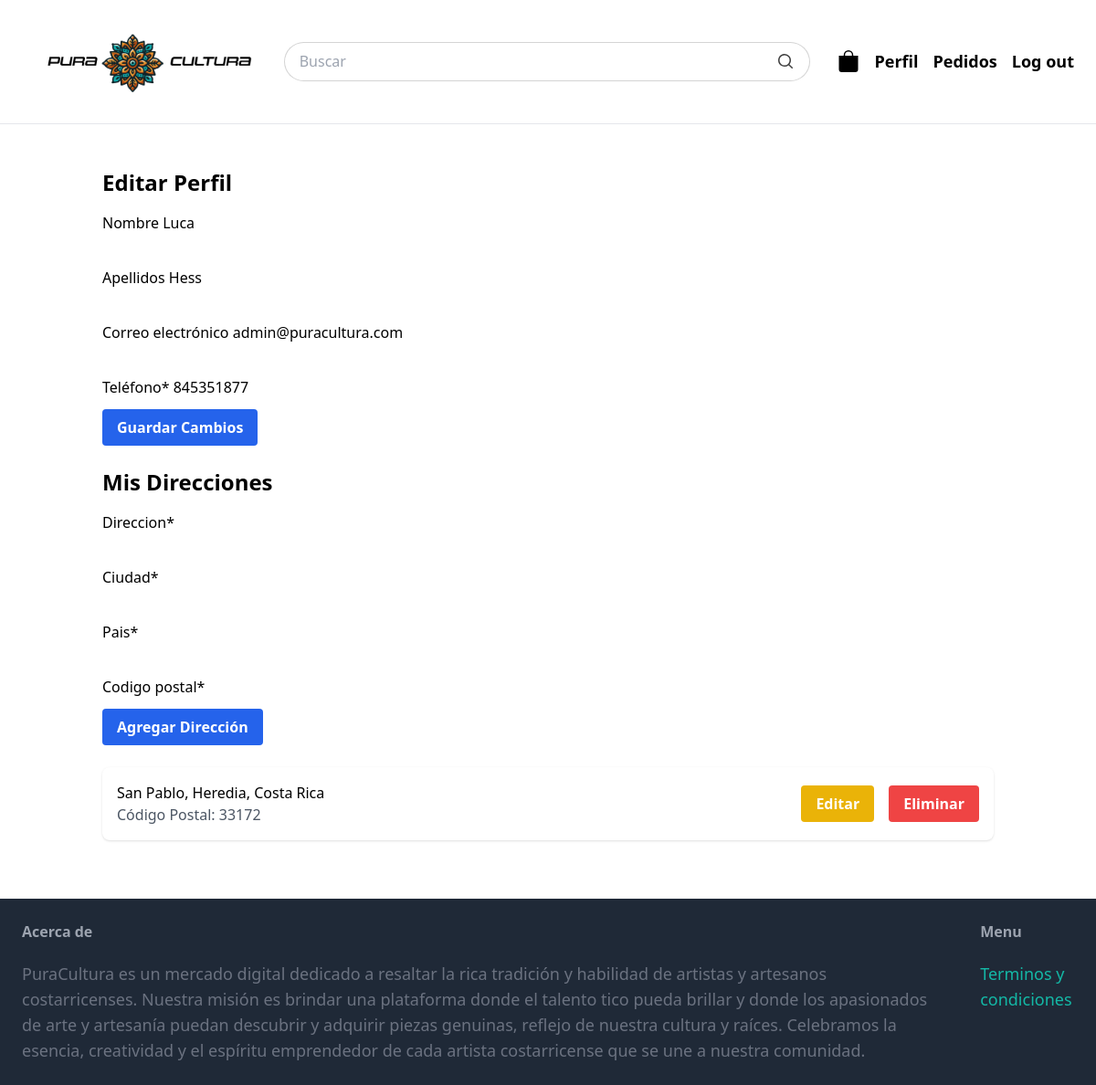
The page /userprofile/perfil/ (signed in) on the database as committed earlier.
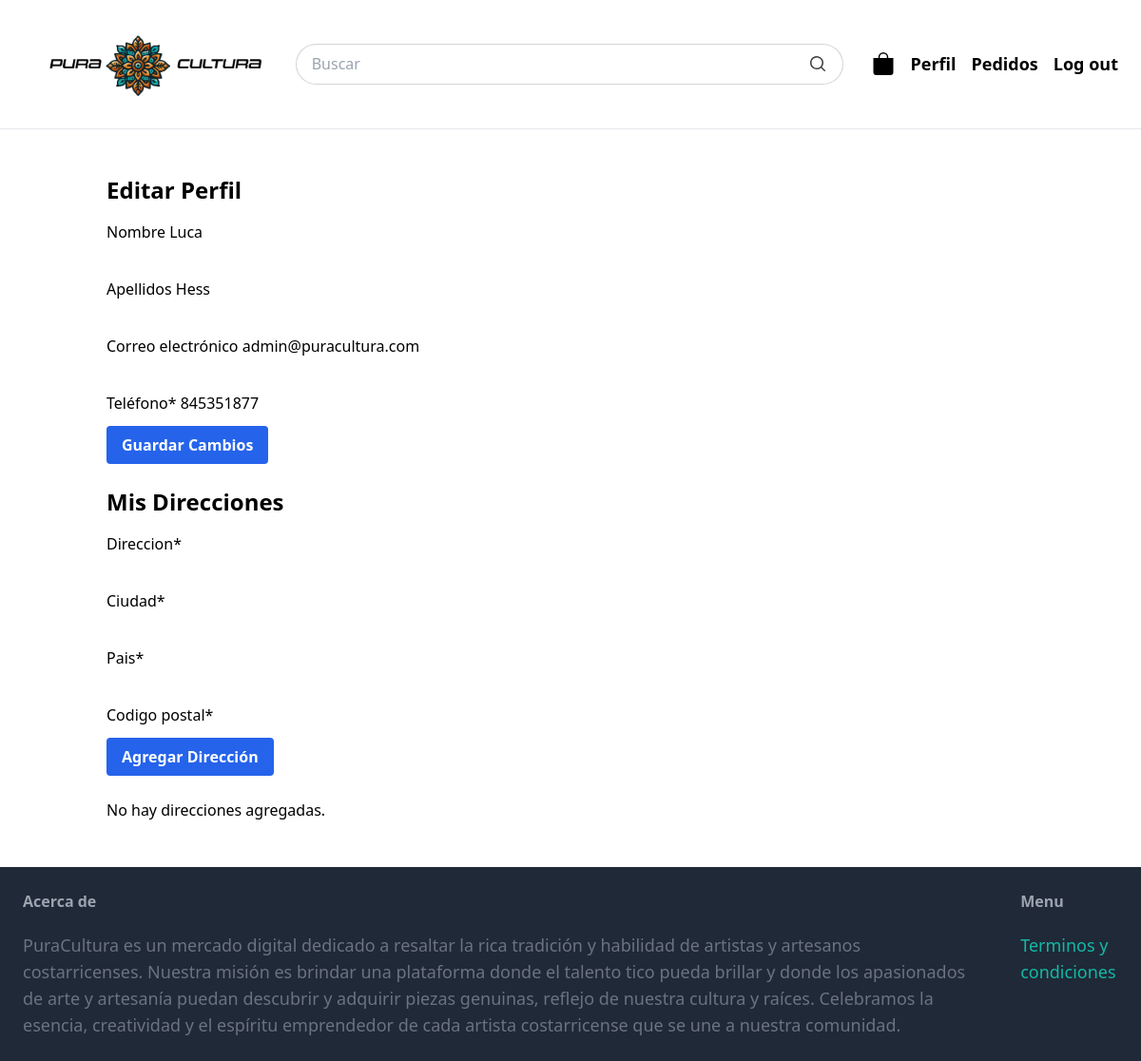
The same page on the database as committed later.
### userprofile/models.py (models this page shows, shortened)
class Direccion(models.Model):
    usuario = models.ForeignKey(Usuario, related_name='direcciones', on_delete=models.CASCADE)  # Relación de clave foránea con el modelo Usuario
    direccion = models.CharField(max_length=255)  # Campo de texto para la dirección
    ciudad = models.CharField(max_length=100)  # Campo de texto para la ciudad
    pais = models.CharField(max_length=100)  # Campo de texto para el país
    codigo_postal = models.CharField(max_length=20)  # Campo de texto para el código postal

### userprofile/views.py (the view)
# urls.py: path('perfil/', views.perfil, name='perfil'),
@login_required
def perfil(request):
    if request.method == 'POST':
        user_form = UsuarioForm(request.POST, instance=request.user)
        if user_form.is_valid():
            user_form.save()
            return redirect('userprofile:perfil')
    else:
        user_form = UsuarioForm(instance=request.user)
    direcciones = Direccion.objects.filter(usuario=request.user)
    direccion_form = DireccionForm()
    return render(request, 'userprofile/perfil.html', {
        'user_form': user_form,
        'direccion_form': direccion_form,
        'direcciones': direcciones
    })

### userprofile/forms.py
class UsuarioForm(forms.ModelForm):
    def __init__(self, *args, **kwargs):
        super().__init__(*args, **kwargs)
        vendedor = self.instance.vendedor if self.instance else False
        if not vendedor:
            del self.fields['biografia']
    class Meta:
        model = Usuario
        fields = ['first_name', 'last_name', 'email', 'biografia', 'telefono']
        labels = {
            'first_name': 'Nombre',
            'last_name': 'Apellidos',
            'email': 'Correo electrónico',
            'biografia': 'Biografía',
            'telefono': 'Teléfono',
        }

class DireccionForm(forms.ModelForm):
    class Meta:
        model = Direccion
        fields = ['direccion', 'ciudad', 'pais', 'codigo_postal']

### item/cart.py (called while the page is built)
    def __len__(self):
        return sum(item['quantity'] for item in self.cart.values())

### item/context_processors.py (called while the page is built)
def cart_item_count(request):
    return {'cart_item_count': len(Cart(request))}

### userprofile/templates/userprofile/perfil.html (shortened to what this page needs)
{% extends 'core/base.html' %}
{% load crispy_forms_tags %}
{% block content %}
<div class="container mx-auto p-6">
    <h2 class="text-2xl font-bold mb-4">Editar Perfil</h2>
    <form method="post" class="mb-6">
        <div class="grid grid-cols-1 gap-6">
            {{ user_form.first_name|as_crispy_field }}
            {{ user_form.last_name|as_crispy_field }}
            {{ user_form.email|as_crispy_field }}
            {{ user_form.telefono|as_crispy_field }}
        </div>
        <button type="submit" class="bg-blue-600 hover:bg-blue-700 text-white font-bold py-2 px-4 rounded">Guardar Cambios</button>
    </form>
 {%if not request.user.vendedor %}
    <h2 class="text-2xl font-bold mb-4">Mis Direcciones</h2>
    <form method="post" action="{% url 'userprofile:agregar_direccion' %}" class="mb-6">
        <div class="grid grid-cols-1 gap-6">
            {{ direccion_form|crispy }}
        </div>
        <button type="submit" class="bg-blue-600 hover:bg-blue-700 text-white font-bold py-2 px-4 rounded">Agregar Dirección</button>
    </form>
    <div>
        {% for direccion in direcciones %}
            <div class="flex justify-between items-center bg-white p-4 rounded-lg shadow mb-4">
                <div>
                    <p>{{ direccion.direccion }}, {{ direccion.ciudad }}, {{ direccion.pais }}</p>
                    <p class="text-gray-600">Código Postal: {{ direccion.codigo_postal }}</p>
                </div>
                <div class="flex gap-4">
                    <a href="{% url 'userprofile:editar_direccion' direccion.id %}" class="bg-yellow-500 hover:bg-yellow-700 text-white font-bold py-2 px-4 rounded">Editar</a>
                    <a href="{% url 'userprofile:eliminar_direccion' direccion.id %}" class="bg-red-500 hover:bg-red-700 text-white font-bold py-2 px-4 rounded">Eliminar</a>
                </div>
            </div>
        {% empty %}
            <p>No hay direcciones agregadas.</p>
        {% endfor %}
    </div>
{% endif %}
</div>
{% endblock %}

Rows that differ between the two databases and show on the page:
removed Direccion: direccion "San Pablo", ciudad "Heredia", pais "Costa Rica", codigo_postal "33172"
Other text that changed with them:
text now shown: "No hay direcciones agregadas."
